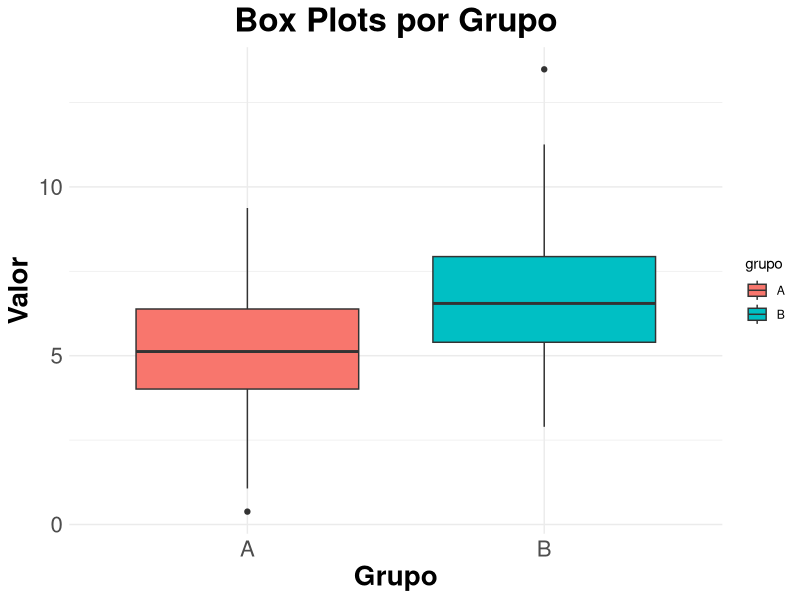

Generate this figure with R:
# Carregar o pacote necessário
library(ggplot2)

# Gerar dados simulados
set.seed(123)
data <- data.frame(
  grupo = rep(c("A", "B"), each = 100),
  valor = c(rnorm(100, mean = 5, sd = 2), rnorm(100, mean = 7, sd = 2))
)

# Criar o gráfico de box plots
ggplot(data, aes(x = grupo, y = valor, fill = grupo)) +
  geom_boxplot() +
  theme_minimal() +
  labs(title = "Box Plots por Grupo", x = "Grupo", y = "Valor") +
  theme(
    plot.title = element_text(size = 24, face = "bold", hjust = 0.5),
    axis.title = element_text(size = 20, face = "bold"),
    axis.text = element_text(size = 16)
  )
